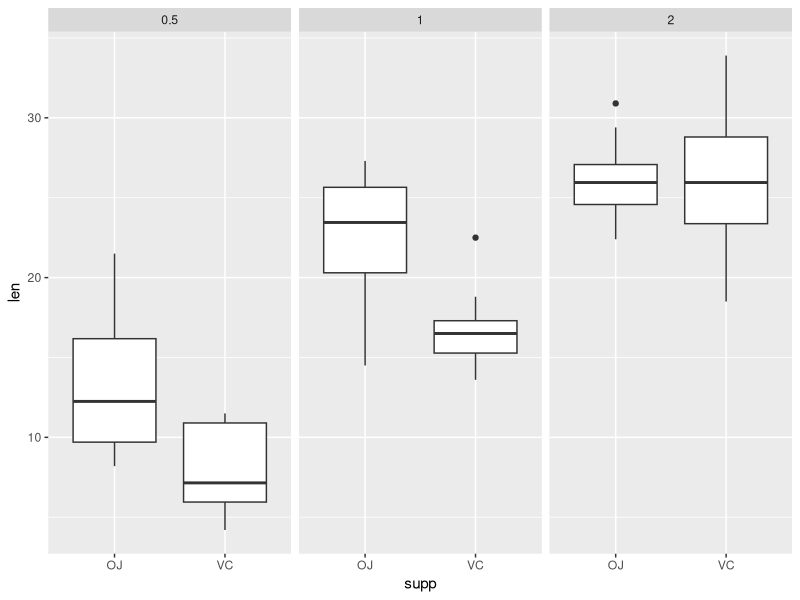

The R script that drew this image:
## ---- chunk 1
knitr::opts_chunk$set(echo = TRUE)
## ---- chunk 2
data("ToothGrowth")
library(ggplot2)
library(dplyr)
## ---- chunk 3
modTooth <- mutate(ToothGrowth, facDose = as.factor(dose))
modTooth <- modTooth %>% group_by(supp, facDose) %>%
    mutate(median = median(len), mean = mean(len))
ggplot(modTooth, aes(x = supp, y = len)) + geom_boxplot() +
    facet_grid(. ~ facDose)
## ---- chunk 4
summarise(modTooth, shapiro.wick.test.p.value = shapiro.test(len)$p.value)
## ---- chunk 5
# for ease of reading, subset the data
OJ05 <- ToothGrowth[ToothGrowth$supp == "OJ" & ToothGrowth$dose == 0.5,]
OJ10 <- ToothGrowth[ToothGrowth$supp == "OJ" & ToothGrowth$dose == 1.0,]
OJ20 <- ToothGrowth[ToothGrowth$supp == "OJ" & ToothGrowth$dose == 2.0,]
VC05 <- ToothGrowth[ToothGrowth$supp == "VC" & ToothGrowth$dose == 0.5,]
VC10 <- ToothGrowth[ToothGrowth$supp == "VC" & ToothGrowth$dose == 1.0,]
VC20 <- ToothGrowth[ToothGrowth$supp == "VC" & ToothGrowth$dose == 2.0,]
comp05 <- t.test(OJ05$len, VC05$len) # 0.5 dose, OJ vs. VC
comp10 <- t.test(OJ10$len, VC10$len) # 1.0 dose, OJ vs. VC
comp20 <- t.test(OJ20$len, VC20$len) # 2.0 dose, OJ vs. VC
p.valuesSupp <- c(comp05$p.value, comp10$p.value, comp20$p.value)
p.adjust(p.valuesSupp, method = "BH")
compOJlowdose <- t.test(OJ05$len, OJ10$len) # OJ, .5 vs. 1.0
compOJhighdose <- t.test(OJ10$len, OJ20$len) # OJ, 1.0 vs. 2.0
compVClowdose <- t.test(VC05$len, VC10$len) # VC, .5 vs. 1.0
compVChighdose <- t.test(VC10$len, VC20$len) # VC, 1.0 vs. 2.0
p.valuesDose <- c(compOJlowdose$p.value, compOJhighdose$p.value, compVClowdose$p.value,
              compVChighdose$p.value)
p.adjust(p.valuesDose, method = "BH")
